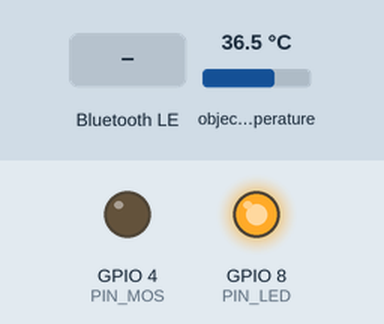
Simulated run of this sketch. Board: ESP32-S3. On the bench: output pins drawn as LEDs (lit = HIGH). The inputs (shaded band) are chosen by the test bench; at power-on: object temperature 36.5 °C. Nothing arrives over Bluetooth unless stated; a phone connects over Bluetooth LE 3 s after start; what the sketch prints to the serial monitor is not drawn.

Above: at 3.2 s.
3.3 s: Bluetooth LE write "1" received
At 3.45 s:
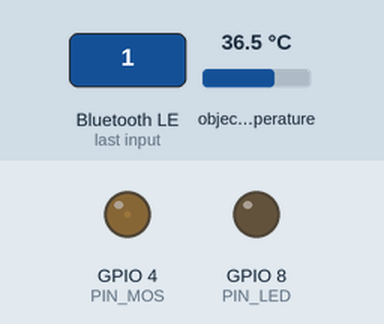
At 5.4 s:
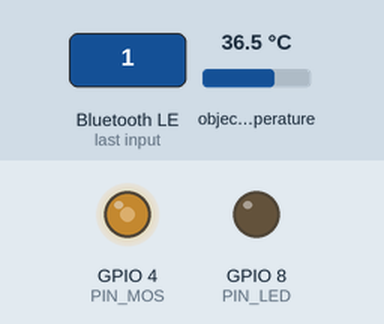
6.8 s: Bluetooth LE write "0" received
At 7.7 s:
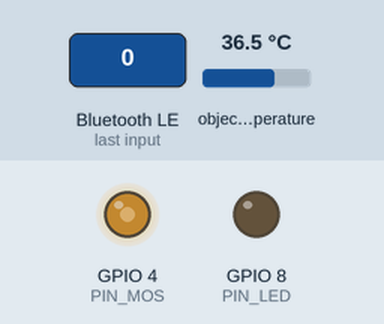
Timing chart, 0 to 9.8 s (numbered marks = the images above; inputs shaded):
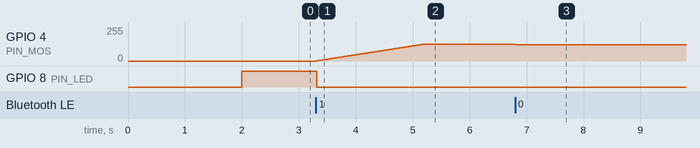

Measured:
- after the input at 3.3 s, GPIO 4 (PIN_MOS): moves from 0/255 to 124/255 over 1.9 s, starting at once; GPIO 8 (PIN_LED): HIGH → LOW at once
- after the input at 6.8 s, GPIO 4 (PIN_MOS): 124/255 → 122/255 at once

The sketch:

sketch_jan3a.ino
```cpp
#include <BLEDevice.h>
#include <BLEServer.h>
#include <BLEUtils.h>
#include <BLE2902.h>
#include <Wire.h>
#include <Adafruit_MLX90614.h>

// ------------------------------------------------
// 1. 硬件引脚定义
// ------------------------------------------------
#define PIN_MOS    4    // MOS 管信号线
#define PIN_LED    8    // 板载指示灯
#define PIN_SDA    5    // I2C SDA
#define PIN_SCL    6    // I2C SCL

const int PWM_FREQ = 5000;
const int PWM_RES  = 8;

// ------------------------------------------------
// 2. 全局状态变量
// ------------------------------------------------
int target_pwm = 0;
int current_pwm = 0;
bool is_heating = false;

Adafruit_MLX90614 mlx = Adafruit_MLX90614();
unsigned long last_temp_time = 0;

// 蓝牙 UUID
#define SERVICE_UUID        "4fafc201-1fb5-459e-8fcc-c5c9c331914b"
#define CHAR_UUID_CTRL      "beb5483e-36e1-4688-b7f5-ea07361b26a8"
#define CHAR_UUID_TEMP      "beb5483e-36e1-4688-b7f5-ea07361b26a9"

BLECharacteristic *pTempChar = NULL;

// ------------------------------------------------
// 3. 辅助函数：生成运行时间戳 [H:M:S]
// ------------------------------------------------
String getTimestamp() {
    unsigned long totalSeconds = millis() / 1000;
    int seconds = totalSeconds % 60;
    int minutes = (totalSeconds / 60) % 60;
    int hours = (totalSeconds / 3600);

    char buf[20];
    snprintf(buf, sizeof(buf), "[%02d:%02d:%02d]", hours, minutes, seconds);
    return String(buf);
}

// ------------------------------------------------
// 4. 蓝牙回调
// ------------------------------------------------
class MyCallbacks: public BLECharacteristicCallbacks {
    void onWrite(BLECharacteristic *pCharacteristic) {
        String value = pCharacteristic->getValue();
        if (value.length() > 0) {
            uint8_t cmd = (uint8_t)value[0];
            if (cmd > 100) cmd = 100;
            target_pwm = map(cmd, 0, 100, 0, 255);
            is_heating = (cmd > 0);
        }
    }
};

class MyServerCallbacks: public BLEServerCallbacks {
    // 兼容性修正：使用标准的单参数 onConnect
    void onConnect(BLEServer* pServer) {
        // 由于无法直接从单参数获取 MAC，我们通过全局 Device 状态打印连接事件
        Serial.print(getTimestamp());
        Serial.println(" [BLE] 设备已连接 | 系统正在握手...");
    }

    void onDisconnect(BLEServer* pServer) {
        Serial.println(getTimestamp() + " [!!!] 蓝牙断开 - 触发安全熔断");

        // 立即物理停机
        target_pwm = 0;
        current_pwm = 0;
        is_heating = false;
        ledcWrite(PIN_MOS, 0);
        digitalWrite(PIN_LED, HIGH);

        // 重启广播
        BLEDevice::startAdvertising();
    }
};

// ------------------------------------------------
// 5. 初始化
// ------------------------------------------------
void setup() {
    Serial.begin(115200);
    delay(2000);

    Serial.println("\n" + getTimestamp() + " === 系统正式版 V3.0 (高兼容) 启动 ===");

    pinMode(PIN_LED, OUTPUT);
    digitalWrite(PIN_LED, HIGH);

    // 初始化 PWM 控制
    ledcAttach(PIN_MOS, PWM_FREQ, PWM_RES);
    ledcWrite(PIN_MOS, 0);

    // 初始化 I2C 温度传感器
    Wire.begin(PIN_SDA, PIN_SCL);
    if (!mlx.begin()) {
        Serial.println(getTimestamp() + " ❌ MLX90614 初始化失败，请检查接线");
    }

    // 初始化蓝牙设备
    BLEDevice::init("PhysTrigger_Vest");
    BLEServer *pServer = BLEDevice::createServer();
    pServer->setCallbacks(new MyServerCallbacks());

    // 创建服务
    BLEService *pService = pServer->createService(SERVICE_UUID);

    // 特征值 1: 控制 (Write)
    BLECharacteristic *pCtrlChar = pService->createCharacteristic(
                                    CHAR_UUID_CTRL,
                                    BLECharacteristic::PROPERTY_WRITE |
                                    BLECharacteristic::PROPERTY_WRITE_NR
                                );
    pCtrlChar->setCallbacks(new MyCallbacks());

    // 特征值 2: 温度 (Read/Notify)
    pTempChar = pService->createCharacteristic(
                                    CHAR_UUID_TEMP,
                                    BLECharacteristic::PROPERTY_READ |
                                    BLECharacteristic::PROPERTY_NOTIFY
                                );
    // 增加描述符以支持 Notify
    pTempChar->addDescriptor(new BLE2902());

    pService->start();

    // 广播配置
    BLEAdvertising *pAdvertising = BLEDevice::getAdvertising();
    pAdvertising->addServiceUUID(SERVICE_UUID);
    pAdvertising->setScanResponse(true);
    pAdvertising->start();

    Serial.println(getTimestamp() + " >>> 准备就绪，当前电压稳定。");
}

// ------------------------------------------------
// 6. 主循环
// ------------------------------------------------
void loop() {
    // A. 加热软启动逻辑：防止电流浪涌导致重启
    if (current_pwm < target_pwm) {
        current_pwm++;
        ledcWrite(PIN_MOS, current_pwm);
        delay(10);
    } else if (current_pwm > target_pwm) {
        current_pwm--;
        ledcWrite(PIN_MOS, current_pwm);
        delay(10);
    }

    // LED 状态与加热同步：低电平点亮指示灯
    digitalWrite(PIN_LED, is_heating ? LOW : HIGH);

    // B. 定时温度监测与时间戳输出 (每 1000ms)
    if (millis() - last_temp_time > 1000) {
        last_temp_time = millis();

        float objTemp = mlx.readObjectTempC();
        if (objTemp > -100 && objTemp < 200) {
            // 串口输出格式：[HH:MM:SS] [🌡️ 温度监测] 目标温度: XX.XX C
            Serial.print(getTimestamp());
            Serial.printf(" [🌡️ 温度监测] 目标温度: %.2f C\n", objTemp);

            // 蓝牙 Notify 推送数据到 App
            String tempStr = String(objTemp, 2);
            if (pTempChar != NULL) {
                pTempChar->setValue(tempStr.c_str());
                pTempChar->notify();
            }
        }
    }

    delay(5);
}
```
